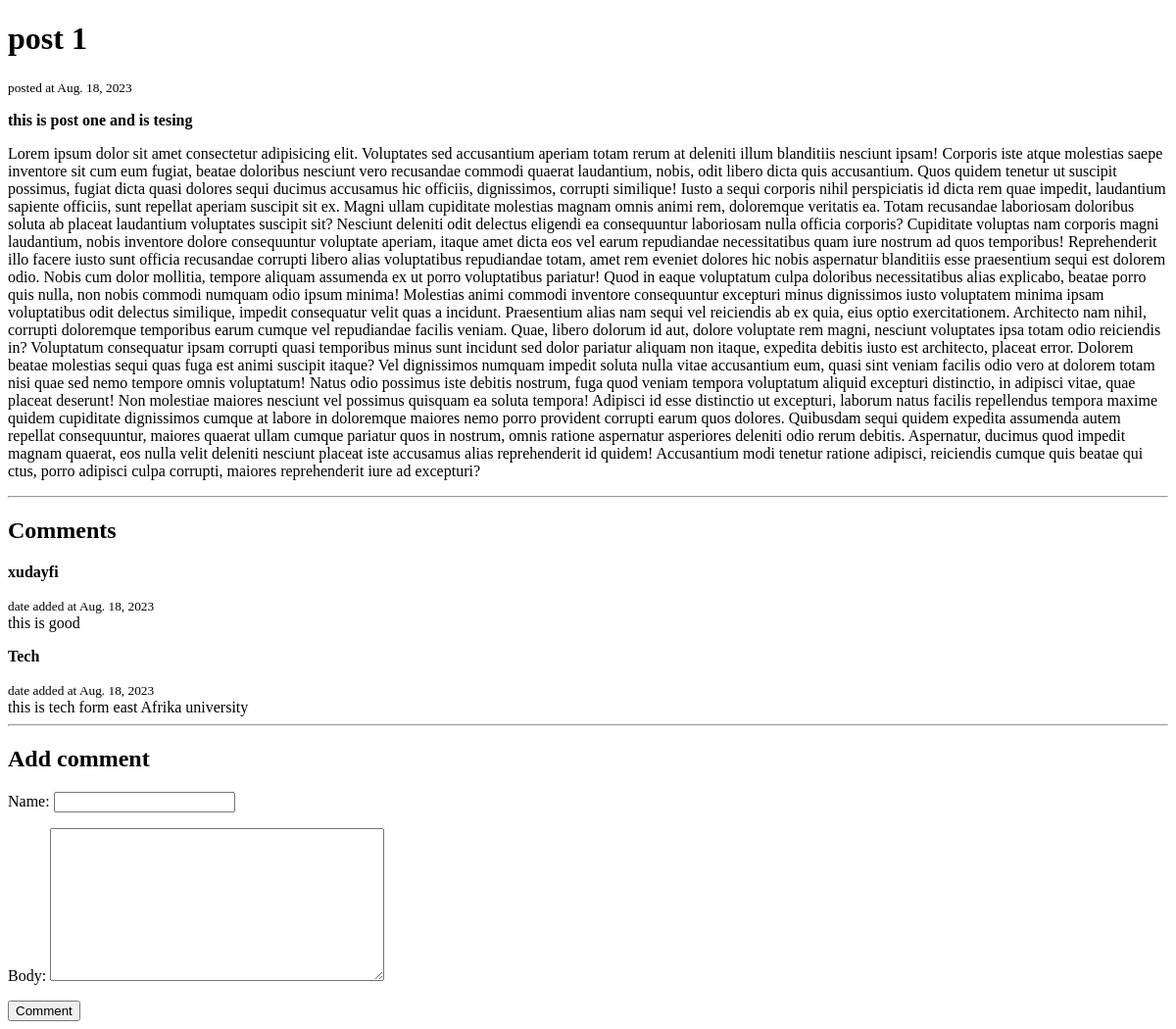
/blog-detail/post-1, run on an earlier commit of the app's database.
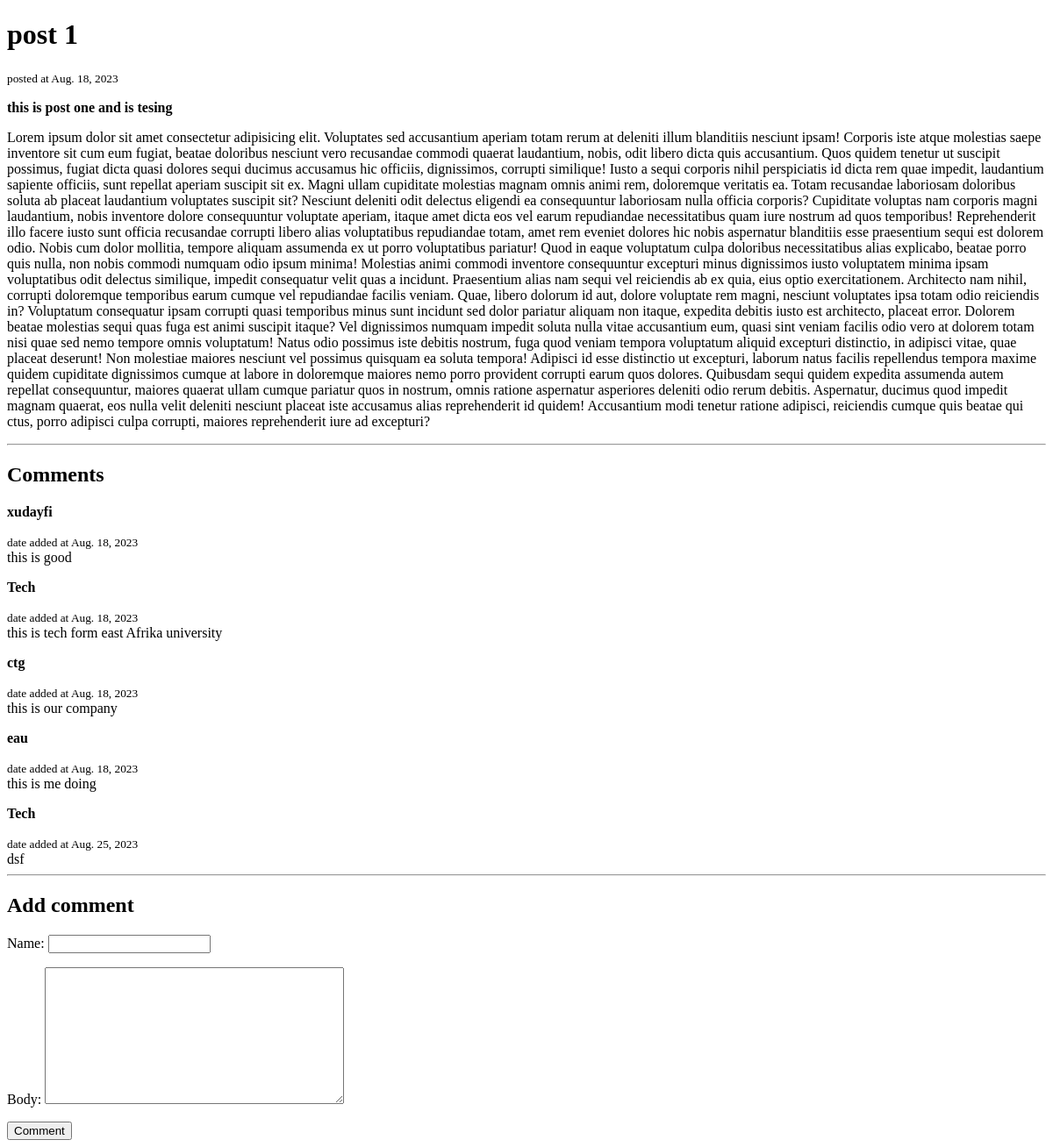
And on a later commit of the database.
### blog/models.py (models this page shows)
class Post(models.Model):
    title = models.CharField(max_length=200)
    slug = models.SlugField()
    intro = models.TextField()
    body = models.TextField()
    date_added = models.DateField(auto_now_add=True)
    class Meta:
        ordering = ['-date_added']

class Comment(models.Model):
    post = models.ForeignKey(Post, related_name='comment', on_delete=models.CASCADE)
    name = models.CharField(max_length=255)
    body = models.TextField()
    date_added = models.DateField(auto_now_add=True)
    class Meta:
        ordering = ["date_added"]

### blog/views.py (the view)
# urls.py: path('blog-detail/<slug>', views.post_detial, name="post_d")
def post_detial(request, slug):
    post = Post.objects.get(slug=slug)
    if request.method == "POST":
        form = commentForm(request.POST)
        if form.is_valid():
            comment = form.save(commit=False)
            comment.post = post
            comment.save()
            return redirect('post_d', slug=post.slug)
    else:
        form = commentForm()
    return render(request, 'blog/detail.html', {
        'post': post,
        'form': form
    })

### blog/forms.py
class commentForm(forms.ModelForm):
    class Meta:
        model = Comment
        fields  = ['name', 'body']

### blog/templates/blog/detail.html (shortened to what this page needs)
{% extends 'blog/base.html' %}
{% block content %}
    <div>
        <h1>{{ post.title }}</h1>
        <small>posted at {{ post.date_added }}</small>
        <p><strong>{{ post.intro }}</strong></p>
        <p>{{ post.body }}</p>
    </div>
    <hr>
    <h2>Comments</h2>
    {% for comment in post.comment.all %}
    <p><strong>{{ comment.name }}</strong></p><small>date added at {{comment.date_added}}</small>
    <br>
    {{ comment.body }}
    {% empty%}
        <p>No comments yet!</p>
    {% endfor %}
    <hr>
    <h2>Add comment</h2>
    <form  method="post" action=".">
        {{form.as_p}}
        <button type="submit">Comment</button>
    </form>
{% endblock %}

### blog/templates/blog/base.html (shortened to what this page needs)
<!DOCTYPE html>
<html lang="en">
<head>
</head>
<body>
    {% block content %}
    {% endblock %}
</body>
</html>

What changed in the data, as far as the page shows it:
added Comment: name "ctg", date_added "Aug. 18, 2023", body "this is our company"
added Comment: name "eau", date_added "Aug. 18, 2023", body "this is me doing"
added Comment: name "Tech", date_added "Aug. 25, 2023", body "dsf"
